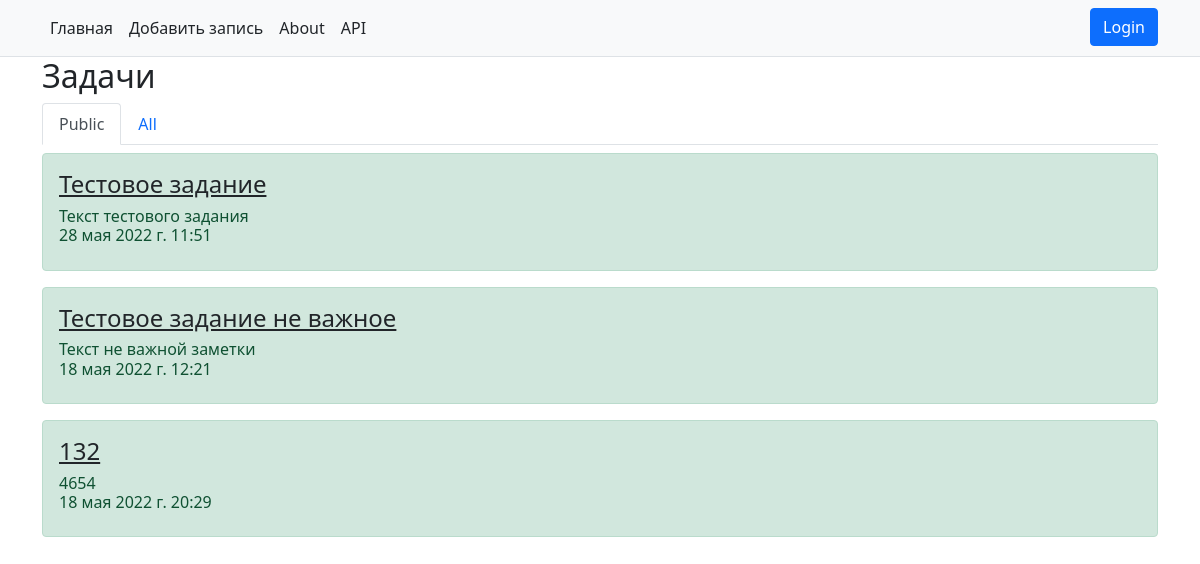
The page / on the database its author committed.
### todo_manager/models.py (models this page shows, shortened)
class ToDoModel(models.Model):
    class StatusNote(models.IntegerChoices):  # Выбор статуса задачи
        ACTIVE = 1, _('Активно')
        POSTPONED = 2, _('Отложено')
        DONE = 3, _('Выполнено')
    author = models.ForeignKey(User, on_delete=models.CASCADE)
    title = models.CharField("Заголовок", max_length=150)
    message = models.TextField("Текст заметки", max_length=5000)
    status = models.IntegerField(verbose_name="Статус", default=StatusNote.ACTIVE, choices=StatusNote.choices)
    important = models.BooleanField("Важно", default=False)
    public = models.BooleanField("Публично", default=False)
    time_field = models.DateTimeField(verbose_name="Дата", default=get_date)
    class Meta:
        verbose_name = _("Задача")
        verbose_name_plural = _("Задачи")

### todo_manager/views.py (the view)
# urls.py: path('', views.IndexView.as_view(), name='index'),
class IndexView(View):
    def get(self, request):
        api_data_public = api_v.ToDOPublicapiView().get_queryset()
        api_data_all = api_v.ToDOapiView().get_queryset()
        content = {'api_data_public': api_data_public,
                   'api_data_all': api_data_all,
                   'user': request.user}
        return render(request, 'todo_manager/index.html', content)

### todo_api/views.py (called while the page is built)
    def get_queryset(self):
        queryset = super().get_queryset()
        return queryset.filter(public=True)

### todo_manager/templates/todo_manager/index.html (shortened to what this page needs)
{% extends "todo_manager/base.html" %}
{% block content %}
    <h2>Задачи </h2>
    {% if api_data_all %}
        <ul class="nav nav-tabs" id="myTab" role="tablist">
            <li class="nav-item" role="presentation">
                <button class="nav-link active" id="home-tab" data-bs-toggle="tab" data-bs-target="#home" type="button"
                        role="tab" aria-controls="home" aria-selected="true">Public
                </button>
            </li>
            <li class="nav-item" role="presentation">
                <button class="nav-link" id="profile-tab" data-bs-toggle="tab" data-bs-target="#profile" type="button"
                        role="tab" aria-controls="profile" aria-selected="false">All
                </button>
            </li>
        </ul>
        <div class="tab-content" id="myTabContent">
            <div class="tab-pane fade show active" id="home" role="tabpanel" aria-labelledby="home-tab">
                {% for obj in api_data_public %}
                    <div class="alert alert-success mt-2">
                        <h4><a href="{% url 'details' pk=obj.id %}" class="link-dark">{{ obj.title }}</a></h4>
                        <p class="h6">{{ obj.message }}<br>
                        {{ obj.time_field }}</p>
                    </div>
                {% endfor %}
            </div>
        </div>
    {% else %}
        <p>Нет записей</p>
    {% endif %}
{% endblock %}

### rows shown on the page
ToDoModel: title "Тестовое задание", message "Текст тестового задания", time_field "28 мая 2022 г. 11:51"
ToDoModel: title "Тестовое задание не важное", message "Текст не важной заметки", time_field "18 мая 2022 г. 12:21"
ToDoModel: title "132", message "4654", time_field "18 мая 2022 г. 20:29"
